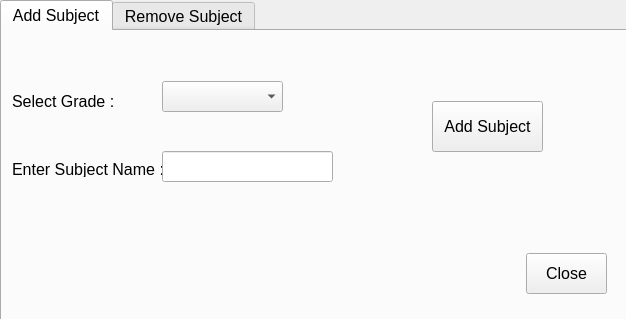
<?xml version="1.0" encoding="UTF-8"?>
<ui version="4.0">
 <class>SubjectManage</class>
 <widget class="QWidget" name="SubjectManage">
  <property name="geometry">
   <rect>
    <x>0</x>
    <y>0</y>
    <width>626</width>
    <height>319</height>
   </rect>
  </property>
  <property name="windowTitle">
   <string>Form</string>
  </property>
  <widget class="QTabWidget" name="tWSubjectManage">
   <property name="geometry">
    <rect>
     <x>0</x>
     <y>0</y>
     <width>631</width>
     <height>321</height>
    </rect>
   </property>
   <property name="font">
    <font>
     <pointsize>12</pointsize>
    </font>
   </property>
   <property name="currentIndex">
    <number>0</number>
   </property>
   <widget class="QWidget" name="tab">
    <attribute name="title">
     <string>Add Subject</string>
    </attribute>
    <widget class="QPushButton" name="pBClose">
     <property name="geometry">
      <rect>
       <x>524</x>
       <y>222</y>
       <width>81</width>
       <height>41</height>
      </rect>
     </property>
     <property name="text">
      <string>Close</string>
     </property>
    </widget>
    <widget class="QLabel" name="label">
     <property name="geometry">
      <rect>
       <x>10</x>
       <y>60</y>
       <width>111</width>
       <height>21</height>
      </rect>
     </property>
     <property name="text">
      <string>Select Grade :</string>
     </property>
    </widget>
    <widget class="QComboBox" name="cBSelectGradeAdd">
     <property name="geometry">
      <rect>
       <x>160</x>
       <y>50</y>
       <width>121</width>
       <height>31</height>
      </rect>
     </property>
    </widget>
    <widget class="QLabel" name="label_2">
     <property name="geometry">
      <rect>
       <x>10</x>
       <y>130</y>
       <width>161</width>
       <height>16</height>
      </rect>
     </property>
     <property name="text">
      <string>Enter Subject Name :</string>
     </property>
    </widget>
    <widget class="QLineEdit" name="lESubjectName">
     <property name="geometry">
      <rect>
       <x>160</x>
       <y>120</y>
       <width>171</width>
       <height>31</height>
      </rect>
     </property>
    </widget>
    <widget class="QPushButton" name="pBAddSubject">
     <property name="geometry">
      <rect>
       <x>430</x>
       <y>70</y>
       <width>111</width>
       <height>51</height>
      </rect>
     </property>
     <property name="text">
      <string>Add Subject</string>
     </property>
    </widget>
   </widget>
   <widget class="QWidget" name="tab_2">
    <attribute name="title">
     <string>Remove Subject</string>
    </attribute>
    <widget class="QPushButton" name="pBClose_2">
     <property name="geometry">
      <rect>
       <x>530</x>
       <y>232</y>
       <width>75</width>
       <height>31</height>
      </rect>
     </property>
     <property name="text">
      <string>Close</string>
     </property>
    </widget>
    <widget class="QLabel" name="label_3">
     <property name="geometry">
      <rect>
       <x>50</x>
       <y>50</y>
       <width>101</width>
       <height>31</height>
      </rect>
     </property>
     <property name="text">
      <string>Select Grade :</string>
     </property>
    </widget>
    <widget class="QComboBox" name="cBSelectGradeRemove">
     <property name="geometry">
      <rect>
       <x>180</x>
       <y>51</y>
       <width>131</width>
       <height>31</height>
      </rect>
     </property>
    </widget>
    <widget class="QLabel" name="label_4">
     <property name="geometry">
      <rect>
       <x>50</x>
       <y>135</y>
       <width>111</width>
       <height>21</height>
      </rect>
     </property>
     <property name="text">
      <string>Select Subject :</string>
     </property>
    </widget>
    <widget class="QComboBox" name="cBSelectSubjectRemove">
     <property name="geometry">
      <rect>
       <x>180</x>
       <y>130</y>
       <width>131</width>
       <height>31</height>
      </rect>
     </property>
    </widget>
    <widget class="QPushButton" name="pBRemove">
     <property name="geometry">
      <rect>
       <x>430</x>
       <y>82</y>
       <width>131</width>
       <height>31</height>
      </rect>
     </property>
     <property name="text">
      <string>Remove Subject</string>
     </property>
    </widget>
   </widget>
  </widget>
 </widget>
 <resources/>
 <connections>
  <connection>
   <sender>pBClose</sender>
   <signal>clicked()</signal>
   <receiver>SubjectManage</receiver>
   <slot>close()</slot>
   <hints>
    <hint type="sourcelabel">
     <x>580</x>
     <y>265</y>
    </hint>
    <hint type="destinationlabel">
     <x>719</x>
     <y>267</y>
    </hint>
   </hints>
  </connection>
  <connection>
   <sender>pBClose_2</sender>
   <signal>clicked()</signal>
   <receiver>SubjectManage</receiver>
   <slot>close()</slot>
   <hints>
    <hint type="sourcelabel">
     <x>583</x>
     <y>280</y>
    </hint>
    <hint type="destinationlabel">
     <x>665</x>
     <y>280</y>
    </hint>
   </hints>
  </connection>
 </connections>
</ui>
